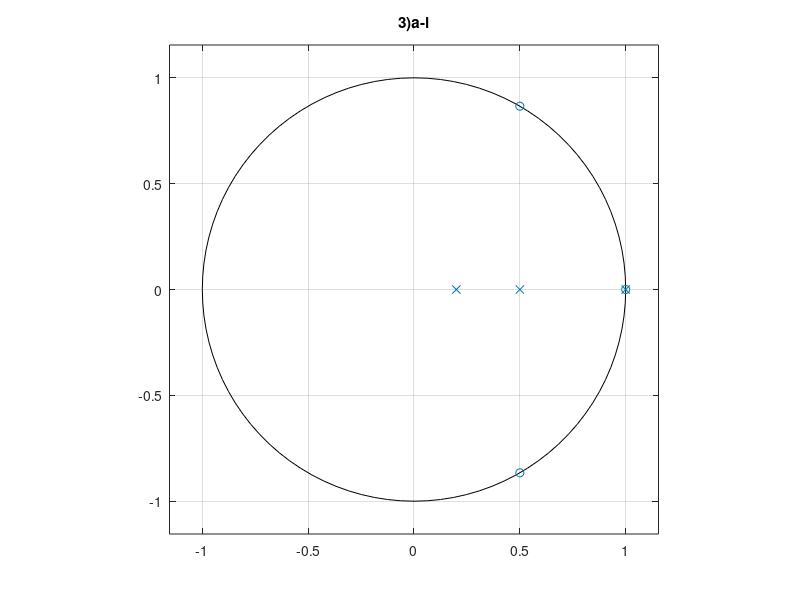
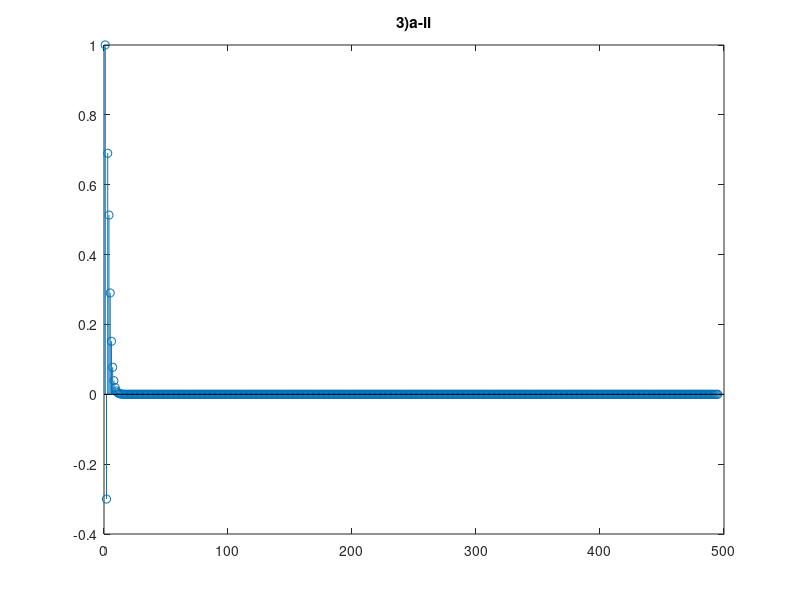
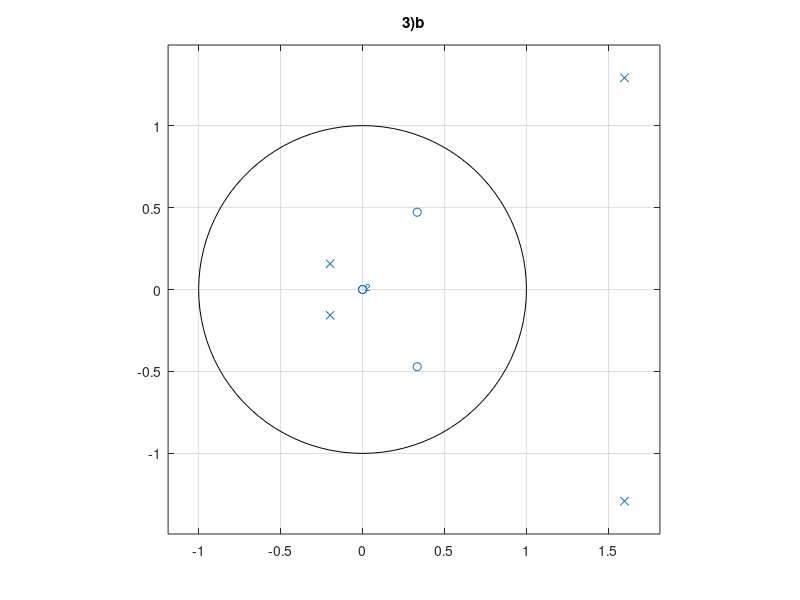
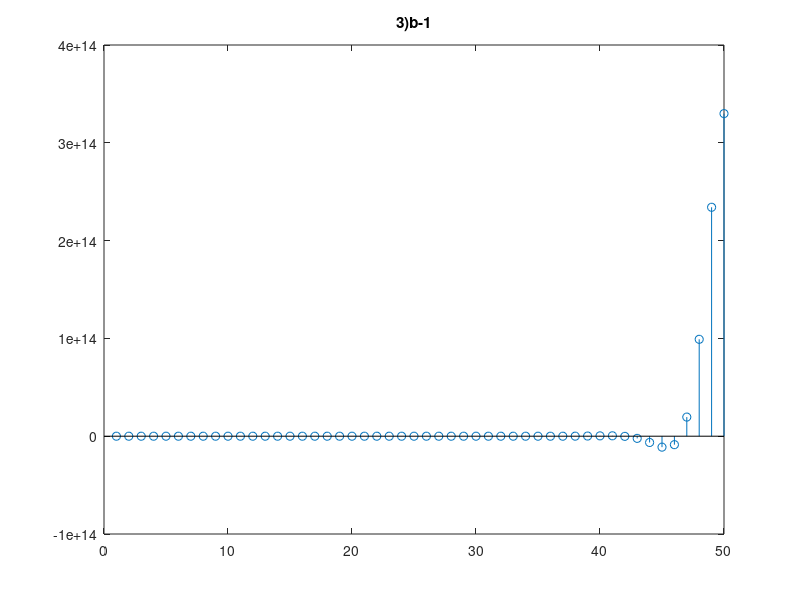

Reproduce these figures in MATLAB, in order.
%3)

%a-i
num1=[1 -2 2 -1];
den1=[1 -1];
den2=[1 -0.5];
den3=[1 -0.2]
den4=conv(den1,den2);
den5=conv(den4,den3);
H1=tf(num1,den5,0.1,'variable','z^-1');
figure('Name','3)a-i')
zplane(num1,den5) %stable
title('3)a-i')

%a-ii
h=filter(num1,den5,[1 zeros(1,494)]);
figure('Name','3)a-ii')
stem(h)
title('3)a-ii')

%b
num2=[0.03 -0.02 0.01];
den6=[1 -2.8 3.02 1.468 0.27];
H2=tf(num2,den6,0.1, 'variable', 'z')
figure('Name','3)b')
zplane(num2, den6)
title('3)b')
s=filter(num2,den6,5*ones(1,50));
figure('Name','3)b-1')
stem(s)
title('3)b-1')





